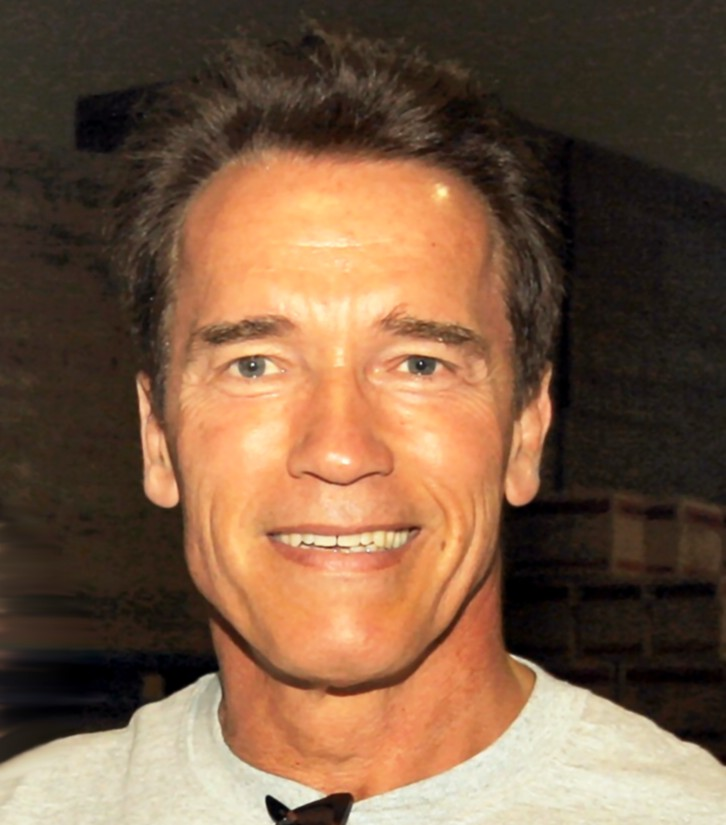
#> input picture images/face.png, 726 x 825 px; the run also reads 1 picture not shown here
$ jupyter execute save-image-and-array-for-seamless-cloning.ipynb   (shell and % lines are left out)   (Python 2 division)
#> lines starting #> are read from the running program, lines starting #| are printed output that depends on the picture; after the words box and inside, x2 and y2 are one past the last pixel; in counts of white or black regions, pixels touching at a corner belong together
# Marking and saving array points and images in a single file.

[cell 1]
# Notice the mpld3 module - it will allow youtoload animage and use to mouse to see pixel locations
# handy tool to find points for a fast crop
import matplotlib
import numpy as np
import mpld3
import matplotlib.pyplot as plt
from PIL import Image
from mpld3 import plugins
fig, ax = plt.subplots()
im = np.array(Image.open('images/face.png'))
#> im is the input picture: shape (825, 726, 4); mean R, G, B, A 119.9, 90, 66.6, 255
plt.imshow(im)
plugins.connect(fig, plugins.MousePosition(fontsize=14))
#> (this line was passed over: mpld3 is not available in this run)

mpld3.display()

[cell 2]
# This is tool to mark the points and record them. The display is formated specially to useina cut and paste
# where the image arrays points are required.
import Tkinter
from PIL import Image, ImageTk
from sys import argv

window = Tkinter.Tk(className="Array Points")

image = Image.open("images/face.jpg")
canvas = Tkinter.Canvas(window, width=image.size[0], height=image.size[1])
canvas.pack()
image_tk = ImageTk.PhotoImage(image)
canvas.create_image(image.size[0]//2, image.size[1]//2, image=image_tk)

def callback(event):
    #This is formated so the array results below may be cut and pasted.
    #Don'tforget toremove the final trailing comma the pasted area should start and end with [ ]
    print "[",event.x,",",event.y,"],"

canvas.bind("<Button-1>", callback)
Tkinter.mainloop()

[cell 3]
from PIL import Image
img = Image.open("images/face.jpg")
# this is not required to be exact I round themoff to round, near numbers
image0 = img.crop((270,350, 408, 500))
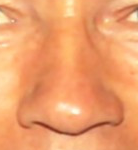
#> image0: PIL image 138x150 RGB; mean R, G, B 237.7, 158.5, 107
image0.save("images/nose.jpg")

[cell 4]
# this will will provide a finer tune ' croping array ' for seamless cloning
import Tkinter
from PIL import Image, ImageTk
from sys import argv

window = Tkinter.Tk(className="Array Points")

image = Image.open("images/nose.jpg")
#> image: PIL image 138x150 RGB
canvas = Tkinter.Canvas(window, width=image.size[0], height=image.size[1])
canvas.pack()
image_tk = ImageTk.PhotoImage(image)
canvas.create_image(image.size[0]//2, image.size[1]//2, image=image_tk)

def callback(event):
    #print "[",event.x,"],["+event.y,"]"
    print "[",event.x,",",event.y,"],"

canvas.bind("<Button-1>", callback)
Tkinter.mainloop()

# Saving multiple arrays in an npz file by example:

[cell 5]
# Saving multiple arrays in an npz file example:
# Create two arrays
x = np.arange(10)
y = np.sin(x)

#Using savez with *args, the arrays are saved with default names " ['arr_1', 'arr_0'] "
np.savez("numpy-filters/temp1", x, y)

[cell 6]
npz = np.load("numpy-filters/temp1.npz")
npz.files

[cell 7]
# Retrieve the first array for use
npz['arr_0']

[cell 8]
# Retrieve the second array for use
npz['arr_1']
# Assigning a variable to the array
sin = npz['arr_1']
print sin

### Existing variable names may be used. The input form must be var = var - example: oranges=oranges

[cell 9]
oranges = np.arange(10)
apples = np.sin(x)
np.savez("numpy-filters/example2", oranges=oranges, apples=apples)

[cell 10]
npzfile = np.load("numpy-filters/example2.npz")
npzfile.files

[cell 11]
npzfile['apples'] , npzfile['oranges']

# Now, to save some numpy arrays and use them

[cell 12]
import cv2
import numpy as np

# Read face image ( dst destination of the nose src )
dst = cv2.imread("images/face.jpg")
# Read nose image ( src of the seamlesClone image )
src = cv2.imread("images/nose.jpg")


# Create a rough mask around the nose
src_mask = np.zeros(src.shape, src.dtype)

# notice the array above is cut and pasted here
poly = np.array([[ 33 , 21 ],
[ 3 , 111 ],
[ 11 , 135 ],
[ 69 , 144 ],
[ 122 , 137 ],
[ 129 , 92 ],
[ 75 , 14 ],
[ 65 , 12 ]], np.int32)

# This will save BOTH the nose image and the poly array in a single file src-mask001.npz
# notice below,  I am using src=src, poly=poly .
#That will give me arrays npz['src'] and npz['poly']

np.savez('numpy-filters/nose_001', src=src, poly=poly)

#place the nose image poly array in the 'rough' source mask
cv2.fillPoly(src_mask, [poly], (255, 255, 255))
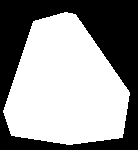
#> src_mask: shape (150, 138, 3); 58.1% white; 1 black region, box (x1, y1, x2, y2) and area: (0, 0, 138, 150) 8682

# This is where the CENTER of the airplane will be placed
center = (340,255)

# Clone seamlessly.
output = cv2.seamlessClone(src, dst, src_mask, center, cv2.NORMAL_CLONE)

# Write result
cv2.imwrite("images/face_clone.jpg", output);

# Use our newly created
# ' numpy-filters/src-mask001.npz '  on another image

[cell 13]
# Get an image from public domain wiki

[cell 14]
#get points for cropping image
import Tkinter
from PIL import Image, ImageTk
from sys import argv

window = Tkinter.Tk(className="Array Points")

image = Image.open("images/woman.jpg")
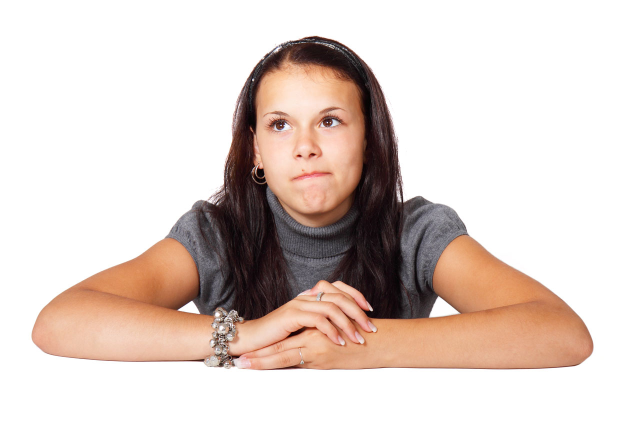
#> input picture images/woman.jpg, 1280 x 853 px (shown at 1/2 size)
#> image is the input picture: PIL image 1280x853 RGB; mean R, G, B 221.8, 207.9, 201.4
canvas = Tkinter.Canvas(window, width=image.size[0], height=image.size[1])
canvas.pack()
image_tk = ImageTk.PhotoImage(image)
canvas.create_image(image.size[0]//2, image.size[1]//2, image=image_tk)

def callback(event):
    #print "[",event.x,"],["+event.y,"]"
    print "[",event.x,",",event.y,"],"

canvas.bind("<Button-1>", callback)
Tkinter.mainloop()

[cell 15]
# Crop the Downloaded, images/woman.jpg, image.
from PIL import Image
img = Image.open("images/woman.jpg")

image0 = img.crop((350,70, 950, 600))
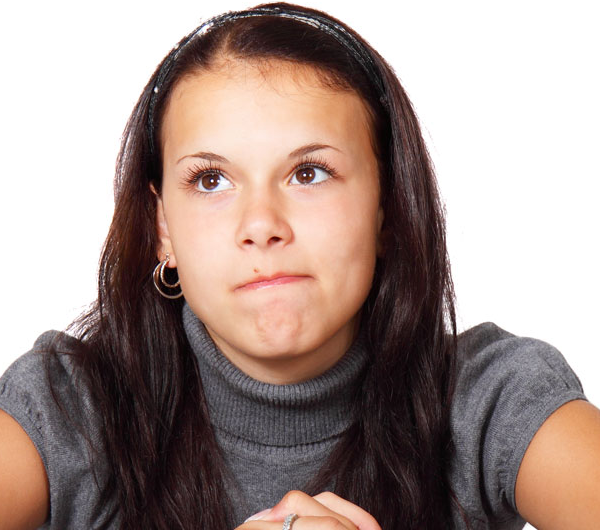
#> image0: PIL image 600x530 RGB; mean R, G, B 165, 147, 141.2
image0.save("images/Crop_woman.jpg")

[cell 16]
# Look at the image

[cell 17]
# View the files/arrays in the " nose_001.npz "
npz = np.load("numpy-filters/nose_001.npz")
npz.files

[cell 18]
import cv2
import numpy as np

# Read woman image
dst = cv2.imread("images/Crop_woman.jpg")
#> dst: shape (530, 600, 3)

#load the nose image AND the numpy array around it
npz = np.load("numpy-filters/nose_001.npz")


# The src_mask requires shape from the original nose image
# be sure define this variable before creating the src_mask
src=npz['src']

# cv2.fillPoly requires placing the poly array in the src_mask
poly=npz['poly']

#rough shape a mask
src_mask = np.zeros(src.shape, src.dtype)

#fill that rough mask with the poly array of the select areas of the nose image
# nose_001a.npz contains the nose image and the poly array
cv2.fillPoly(src_mask, [poly], (255, 255, 255))

# This is where the CENTER where the nose image will be placed
center = (265,210)

# Clone seamlessly.
output = cv2.seamlessClone(src, dst, src_mask, center, cv2.NORMAL_CLONE)
#> output: shape (530, 600, 3)

# Write result
cv2.imwrite("images/face_clonez.jpg", output);
